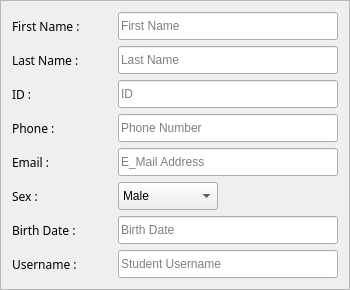
       <widget class="QFrame" name="frame_personalIno">
        <property name="frameShape">
         <enum>QFrame::StyledPanel</enum>
        </property>
        <property name="frameShadow">
         <enum>QFrame::Raised</enum>
        </property>
        <layout class="QHBoxLayout" name="horizontalLayout">
         <item>
          <layout class="QVBoxLayout" name="verticalLayout">
           <item>
            <widget class="QLabel" name="label_12">
             <property name="minimumSize">
              <size>
               <width>100</width>
               <height>28</height>
              </size>
             </property>
             <property name="maximumSize">
              <size>
               <width>16777215</width>
               <height>28</height>
              </size>
             </property>
             <property name="font">
              <font>
               <family>Helvetica CE 35 Thin</family>
              </font>
             </property>
             <property name="styleSheet">
              <string notr="true"/>
             </property>
             <property name="text">
              <string>First Name :</string>
             </property>
            </widget>
           </item>
           <item>
            <widget class="QLabel" name="label_10">
             <property name="minimumSize">
              <size>
               <width>100</width>
               <height>28</height>
              </size>
             </property>
             <property name="maximumSize">
              <size>
               <width>16777215</width>
               <height>28</height>
              </size>
             </property>
             <property name="font">
              <font>
               <family>Helvetica CE 35 Thin</family>
              </font>
             </property>
             <property name="styleSheet">
              <string notr="true"/>
             </property>
             <property name="text">
              <string>Last Name :</string>
             </property>
            </widget>
           </item>
           <item>
            <widget class="QLabel" name="label_8">
             <property name="minimumSize">
              <size>
               <width>100</width>
               <height>28</height>
              </size>
             </property>
             <property name="maximumSize">
              <size>
               <width>16777215</width>
               <height>28</height>
              </size>
             </property>
             <property name="font">
              <font>
               <family>Helvetica CE 35 Thin</family>
              </font>
             </property>
             <property name="styleSheet">
              <string notr="true"/>
             </property>
             <property name="text">
              <string>ID :</string>
             </property>
            </widget>
           </item>
           <item>
            <widget class="QLabel" name="label_13">
             <property name="minimumSize">
              <size>
               <width>100</width>
               <height>28</height>
              </size>
             </property>
             <property name="maximumSize">
              <size>
               <width>16777215</width>
               <height>28</height>
              </size>
             </property>
             <property name="font">
              <font>
               <family>Helvetica CE 35 Thin</family>
              </font>
             </property>
             <property name="styleSheet">
              <string notr="true"/>
             </property>
             <property name="text">
              <string>Phone :</string>
             </property>
            </widget>
           </item>
           <item>
            <widget class="QLabel" name="label_14">
             <property name="minimumSize">
              <size>
               <width>100</width>
               <height>28</height>
              </size>
             </property>
             <property name="maximumSize">
              <size>
               <width>16777215</width>
               <height>28</height>
              </size>
             </property>
             <property name="font">
              <font>
               <family>Helvetica CE 35 Thin</family>
              </font>
             </property>
             <property name="styleSheet">
              <string notr="true"/>
             </property>
             <property name="text">
              <string>Email : </string>
             </property>
            </widget>
           </item>
           <item>
            <widget class="QLabel" name="label_9">
             <property name="minimumSize">
              <size>
               <width>100</width>
               <height>28</height>
              </size>
             </property>
             <property name="maximumSize">
              <size>
               <width>16777215</width>
               <height>28</height>
              </size>
             </property>
             <property name="font">
              <font>
               <family>Helvetica CE 35 Thin</family>
              </font>
             </property>
             <property name="styleSheet">
              <string notr="true"/>
             </property>
             <property name="text">
              <string>Sex :</string>
             </property>
            </widget>
           </item>
           <item>
            <widget class="QLabel" name="label_15">
             <property name="minimumSize">
              <size>
               <width>100</width>
               <height>28</height>
              </size>
             </property>
             <property name="maximumSize">
              <size>
               <width>16777215</width>
               <height>28</height>
              </size>
             </property>
             <property name="font">
              <font>
               <family>Helvetica CE 35 Thin</family>
              </font>
             </property>
             <property name="styleSheet">
              <string notr="true"/>
             </property>
             <property name="text">
              <string>Birth Date :</string>
             </property>
            </widget>
           </item>
           <item>
            <widget class="QLabel" name="label_11">
             <property name="minimumSize">
              <size>
               <width>100</width>
               <height>28</height>
              </size>
             </property>
             <property name="maximumSize">
              <size>
               <width>16777215</width>
               <height>28</height>
              </size>
             </property>
             <property name="font">
              <font>
               <family>Helvetica CE 35 Thin</family>
              </font>
             </property>
             <property name="styleSheet">
              <string notr="true"/>
             </property>
             <property name="text">
              <string>Username :</string>
             </property>
            </widget>
           </item>
          </layout>
         </item>
         <item>
          <layout class="QVBoxLayout" name="verticalLayout_2">
           <item>
            <widget class="QLineEdit" name="lineEdit_Lname">
             <property name="minimumSize">
              <size>
               <width>220</width>
               <height>28</height>
              </size>
             </property>
             <property name="maximumSize">
              <size>
               <width>220</width>
               <height>28</height>
              </size>
             </property>
             <property name="readOnly">
              <bool>false</bool>
             </property>
             <property name="placeholderText">
              <string>First Name</string>
             </property>
            </widget>
           </item>
           <item>
            <widget class="QLineEdit" name="lineEdit_Fname">
             <property name="minimumSize">
              <size>
               <width>220</width>
               <height>28</height>
              </size>
             </property>
             <property name="maximumSize">
              <size>
               <width>220</width>
               <height>28</height>
              </size>
             </property>
             <property name="placeholderText">
              <string>Last Name </string>
             </property>
            </widget>
           </item>
           <item>
            <widget class="QLineEdit" name="lineEdit_Id">
             <property name="minimumSize">
              <size>
               <width>220</width>
               <height>28</height>
              </size>
             </property>
             <property name="maximumSize">
              <size>
               <width>220</width>
               <height>28</height>
              </size>
             </property>
             <property name="placeholderText">
              <string>ID</string>
             </property>
            </widget>
           </item>
           <item>
            <widget class="QLineEdit" name="lineEdit_Phone">
             <property name="minimumSize">
              <size>
               <width>220</width>
               <height>28</height>
              </size>
             </property>
             <property name="maximumSize">
              <size>
               <width>220</width>
               <height>28</height>
              </size>
             </property>
             <property name="placeholderText">
              <string>Phone Number</string>
             </property>
            </widget>
           </item>
           <item>
            <widget class="QLineEdit" name="lineEdit_Email">
             <property name="minimumSize">
              <size>
               <width>220</width>
               <height>28</height>
              </size>
             </property>
             <property name="maximumSize">
              <size>
               <width>220</width>
               <height>28</height>
              </size>
             </property>
             <property name="placeholderText">
              <string>E_Mail Address</string>
             </property>
            </widget>
           </item>
           <item>
            <widget class="QComboBox" name="comboBox_sex">
             <property name="minimumSize">
              <size>
               <width>100</width>
               <height>28</height>
              </size>
             </property>
             <property name="maximumSize">
              <size>
               <width>50</width>
               <height>28</height>
              </size>
             </property>
             <item>
              <property name="text">
               <string>Male</string>
              </property>
             </item>
             <item>
              <property name="text">
               <string>Female</string>
              </property>
             </item>
            </widget>
           </item>
           <item>
            <widget class="QLineEdit" name="lineEdit_BirthDat">
             <property name="minimumSize">
              <size>
               <width>220</width>
               <height>28</height>
              </size>
             </property>
             <property name="maximumSize">
              <size>
               <width>220</width>
               <height>28</height>
              </size>
             </property>
             <property name="placeholderText">
              <string>Birth Date</string>
             </property>
            </widget>
           </item>
           <item>
            <widget class="QLineEdit" name="lineEdit_UserName">
             <property name="minimumSize">
              <size>
               <width>220</width>
               <height>28</height>
              </size>
             </property>
             <property name="maximumSize">
              <size>
               <width>220</width>
               <height>28</height>
              </size>
             </property>
             <property name="placeholderText">
              <string>Student Username</string>
             </property>
            </widget>
           </item>
          </layout>
         </item>
        </layout>
       </widget>
